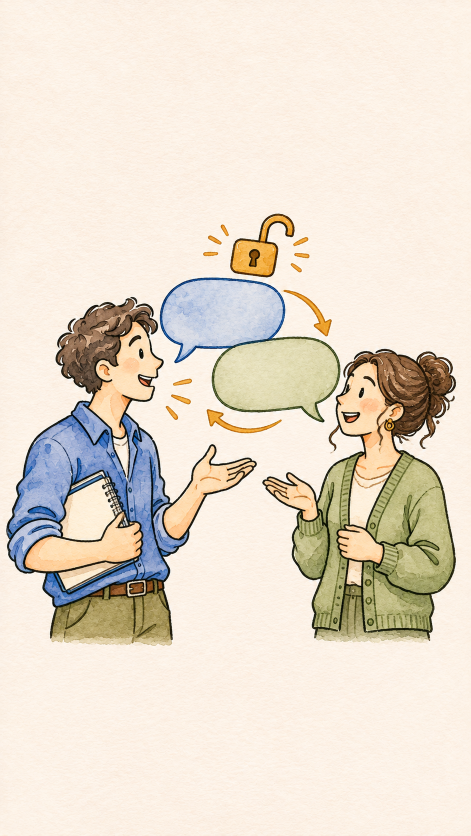
#> input picture my-explainer/assets/active.png, 941 x 1672 px, given in place of study.png, which was not available (shown at 1/2 size)
$ python watercolor_motion.py assets/active.png
#> lines starting #> are read from the running program, lines starting #| are printed output that depends on the picture; after the words box and inside, x2 and y2 are one past the last pixel; in counts of white or black regions, pixels touching at a corner belong together
"""Watercolor motion proof. No estimated captions or narration timing.
Use --final only with a reviewed watercolor-edit.json containing scenes and captions.
"""
import sys,json,math,subprocess
import cv2,numpy as np
from PIL import Image,ImageDraw,ImageFont
from pathlib import Path
P=Path(__file__).parent
W,H=1080,1920; FPS=25
F='/usr/share/fonts/truetype/dejavu/DejaVuSans-Bold.ttf'
FA='/usr/share/fonts/truetype/noto/NotoSansArabic-Bold.ttf'
final='--final' in sys.argv
narrated_draft='--narrated-draft' in sys.argv
if narrated_draft:
 if final: raise SystemExit('Choose final or narrated draft, not both.')
 # Provisional story beats only; this mode intentionally has no captions.
 boundaries=[('study',0,16.3),('passive',16.3,30.5),('active',30.5,40),('restaurant',40,67),('active',67,71),('package',71,90),('active',90,94)]
 scenes=[{'asset':a,'start':s,'end':e} for a,s,e in boundaries];captions=[]
 raw=subprocess.check_output(['ffmpeg','-v','error','-i',str(P/'source.mp3'),'-f','s16le','-ar','44100','-ac','1','-'])
 duration=len(raw)/88200
if final:
 edit=json.loads((P/'watercolor-edit.json').read_text()); scenes=edit['scenes'];captions=edit['captions']
 raw=subprocess.check_output(['ffmpeg','-v','error','-i',str(P/'source.mp3'),'-f','s16le','-ar','44100','-ac','1','-'])
 duration=len(raw)/88200
elif not narrated_draft:
 scenes=[{'asset':a,'start':i*4,'end':(i+1)*4} for i,a in enumerate(['study','passive','active','restaurant','package'])];captions=[];duration=20
# Prepare each art layer and trace actual ink contours. Only motion composition,
# original generated artwork files are preserved unchanged.
cache={}
for s in scenes:
 a=s['asset']
 if a in cache:continue
 src=np.array(Image.open(P/'assets'/f'{a}.png').convert('RGB').resize((W,H),Image.Resampling.LANCZOS))
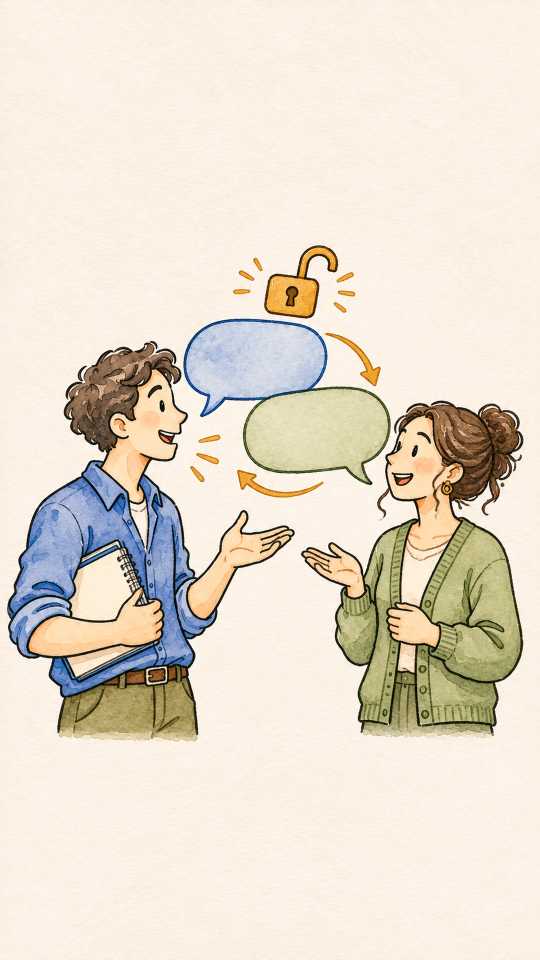
#> src: shape (1920, 1080, 3) (shown at 1/2 size); mean R, G, B 230.8, 220.3, 205.8
 gray=cv2.cvtColor(src,cv2.COLOR_RGB2GRAY)
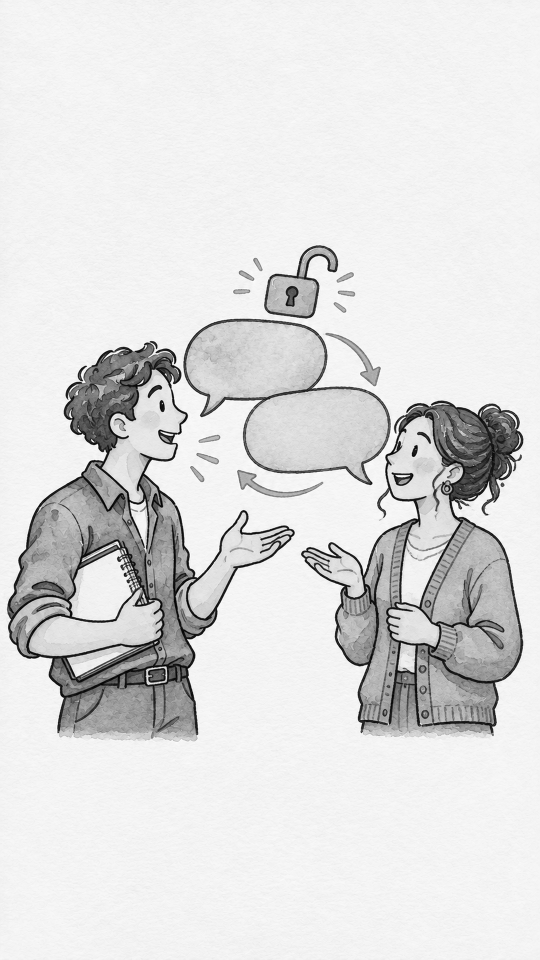
#> gray: shape (1920, 1080) (shown at 1/2 size); min 0, max 255, mean 221.8
 dark=np.where(gray<120,255,0).astype('uint8')
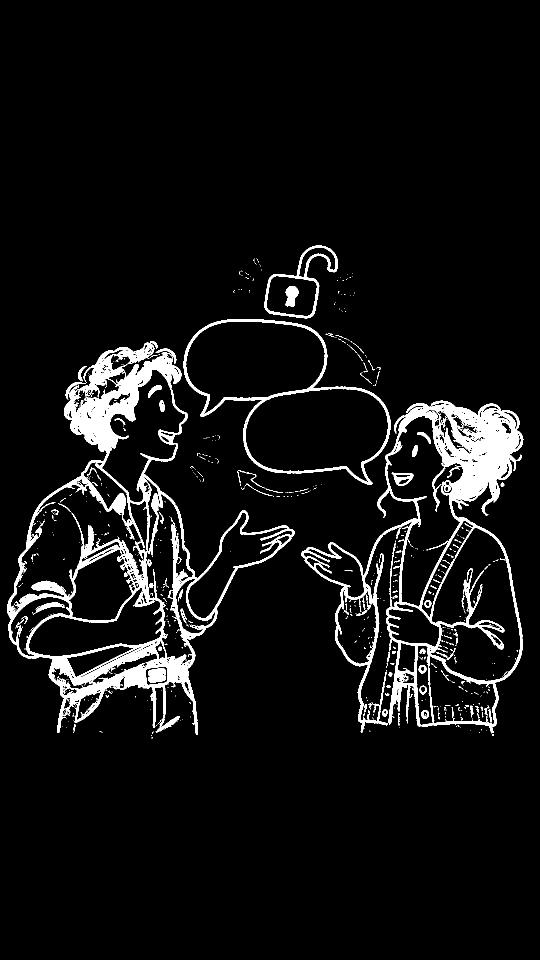
#> dark: shape (1920, 1080) (shown at 1/2 size); 6.4% white; 719 white regions (618 under 20 px)
 dark[:300]=0;dark[1590:]=0
 contours,_=cv2.findContours(dark,cv2.RETR_LIST,cv2.CHAIN_APPROX_SIMPLE)
#> contours = 1511 contours, 1297 with area under 20; largest, box (x1, y1, x2, y2) and area: (14, 685, 589, 1470) 199230, (602, 801, 1047, 1467) 155634, (367, 638, 781, 970) 82699, (490, 776, 777, 965) 39726, (371, 642, 651, 829) 36569
 contours=[c for c in contours if cv2.arcLength(c,False)>18]
#> contours = 265 contours, 57 with area under 20; largest, box (x1, y1, x2, y2) and area: (14, 685, 589, 1470) 199230, (602, 801, 1047, 1467) 155634, (367, 638, 781, 970) 82699, (490, 776, 777, 965) 39726, (371, 642, 651, 829) 36569
 contours.sort(key=lambda c:(int(c[:,:,1].mean())//150,int(c[:,:,0].mean())))
 rng=np.random.default_rng(7)
 grain=rng.normal(0,.65,(H,W,1))
 bg=np.clip(np.array([255,246,232])[None,None,:]+grain,0,255).astype('uint8')
 lens=[cv2.arcLength(c,False) for c in contours]
#> lens = 265 values, max 5803.3 at index 159, min 18.14 at index 63, mean 174.3
 cache[a]=(src,bg,contours,lens,sum(lens))
#> pass 2 of the loop `for s in scenes:`:
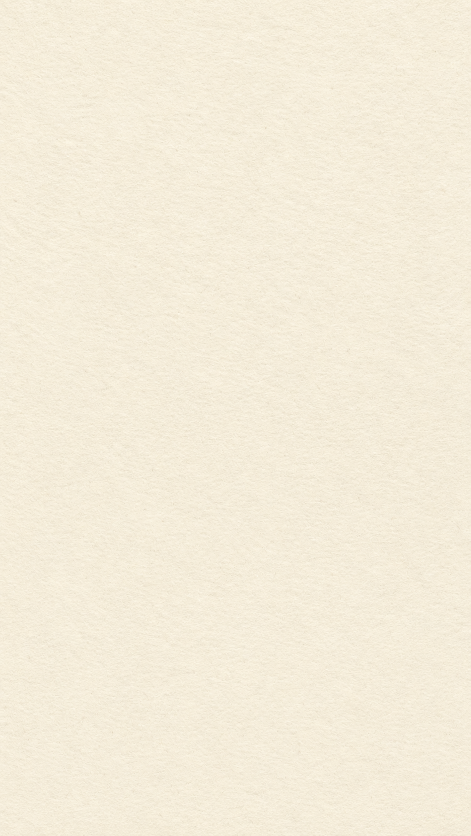
#> input picture my-explainer/assets/cream-paper-reference-reconstruction.png, 941 x 1672 px, given in place of passive.png, which was not available (shown at 1/2 size)
#> `gray=cv2.cvtColor(src,cv2.COLOR_RGB2GRAY)`:
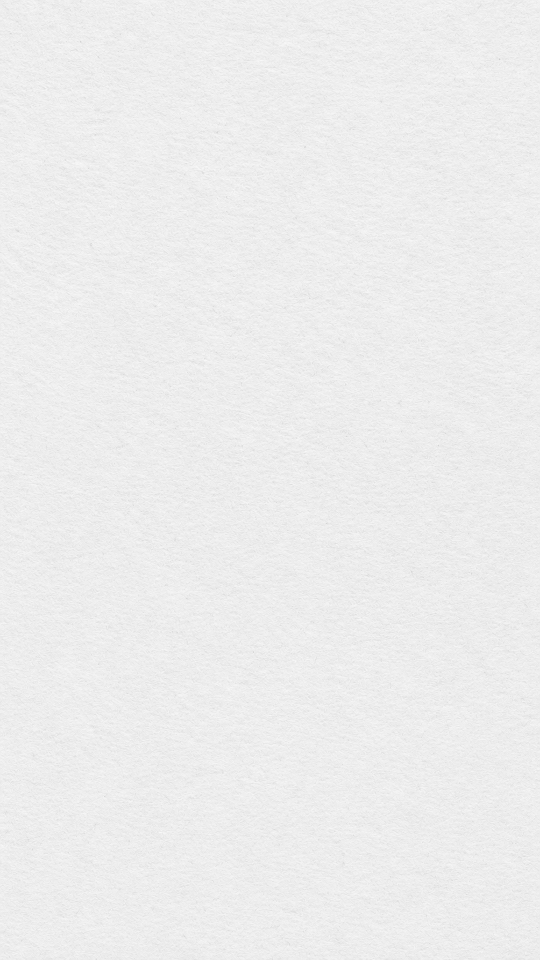
#> gray: shape (1920, 1080) (shown at 1/2 size); min 198, max 252, mean 236.6
#> dark: shape (1920, 1080); every value is 0
#> `contours,_=cv2.findContours(dark,cv2.RETR_LIST,cv2.CHAIN_APPROX_SIMPLE)`: contours = []
out=P/'out'/('narrated-visual-draft.mp4' if narrated_draft else 'my-explainer.mp4' if final else 'watercolor-motion-preview.mp4')
cmd=['ffmpeg','-y','-v','error','-f','rawvideo','-pix_fmt','rgb24','-s',f'{W}x{H}','-r',str(FPS),'-i','-']
if final or narrated_draft:cmd+=['-i',str(P/'source.mp3'),'-map','0:v','-map','1:a','-c:a','aac','-b:a','192k','-ar','44100']
cmd+=['-c:v','libx264','-threads','4','-preset','fast','-crf','20','-pix_fmt','yuv420p','-t',str(duration),'-movflags','+faststart',str(out)]
#> cmd = 29 items, first 6: 'ffmpeg', '-y', '-v', 'error', '-f', 'rawvideo'
#> (the run stopped early here; a loop or call above may not have finished)
